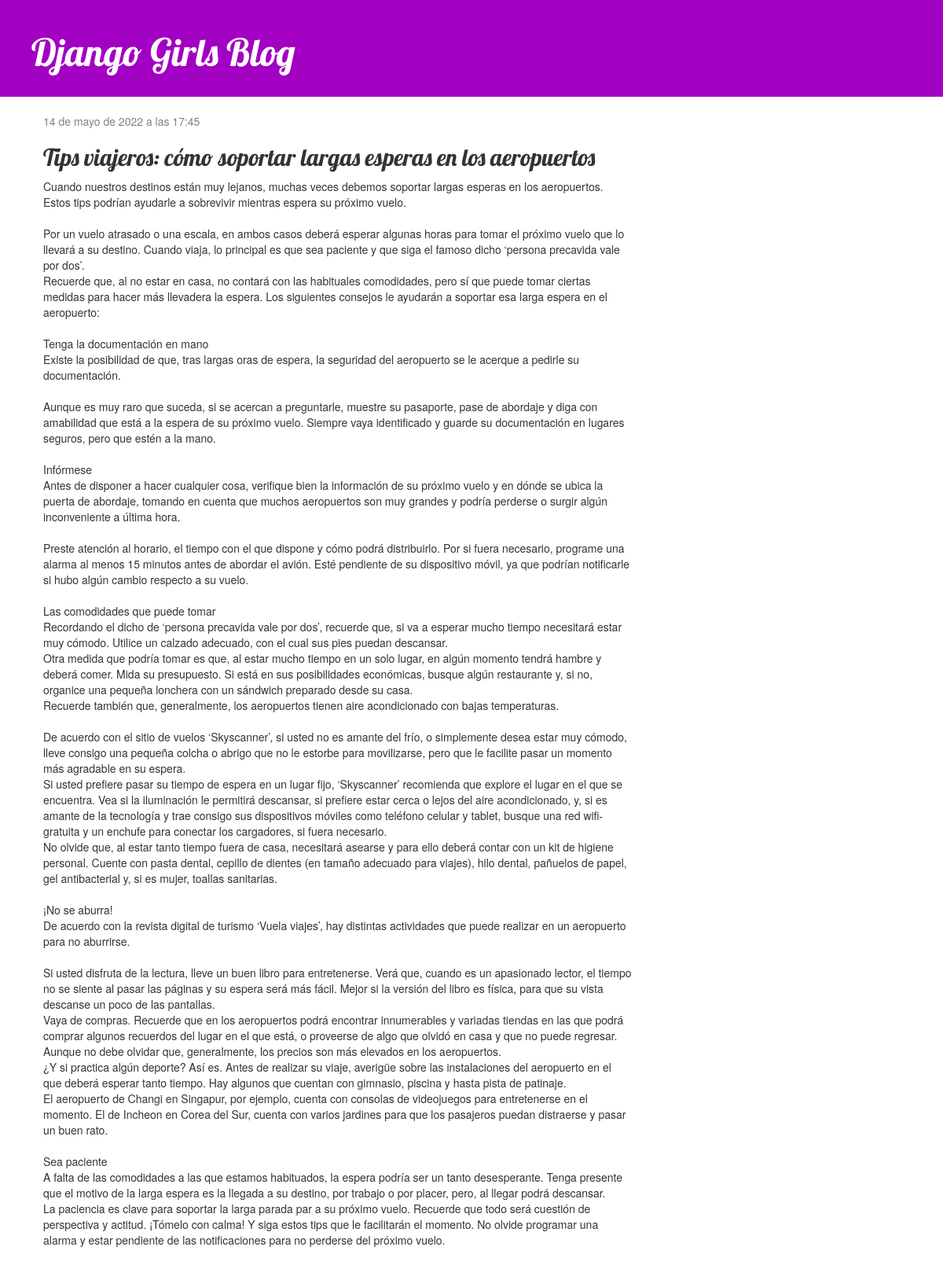
/post/5/, run on the app's committed database.
### blog/models.py (models this page shows, shortened)
class Post(models.Model):
    author = models.ForeignKey(settings.AUTH_USER_MODEL, on_delete=models.CASCADE)
    title = models.CharField(max_length=200)
    text = models.TextField()
    created_date = models.DateTimeField(
            default=timezone.now)
    published_date = models.DateTimeField(
            blank=True, null=True)

### blog/views.py (the view)
# urls.py: path('post/<int:pk>/', views.post_detail, name='post_detail'),
def post_detail(request, pk):
    post = get_object_or_404(Post, pk=pk)
    return render(request, 'blog/post_detail.html', {'post': post})

### blog/templates/blog/post_detail.html (shortened to what this page needs)
{% extends 'blog/base.html' %}
{% block content %}
    <div class="post">
        {% if post.published_date %}
            <div class="date">
                {{ post.published_date }}
            </div>
        {% endif %}
        <h2>{{ post.title }}</h2>
        <p>{{ post.text|linebreaksbr }}</p>
    </div>
{% endblock %}

### blog/static/css/blog.css (style rules this page uses)
h1, h2, h3, h4 { font-family: 'Lobster', cursive; }
.date { color: #828282; }
.post { margin-bottom: 70px; }

### data on the page
Post: published_date "14 de mayo de 2022 a las 17:45", title "Tips viajeros: cómo soportar largas esperas en los aeropuertos", text "Cuando nuestros destinos están muy lejanos, muchas veces debemos soportar largas esperas en los aeropuertos. Estos tips podrían ayudarle a sobrevivir mientras espera su próximo vuelo. Por un vuelo atrasado o una escala, en ambos casos deberá esperar algunas horas para tomar el próximo vuelo que lo llevará a su destino. Cuando viaja, lo principal es que sea paciente y que siga el famoso dicho ‘persona precavida vale por dos’. Recuerde que, al no estar en casa, no contará con las habituales comodidades, pero sí que puede tomar ciertas medidas para hacer más llevadera la espera. Los siguientes consejos le ayudarán a soportar esa larga espera en el aeropuerto: Tenga la documentación en mano…"
